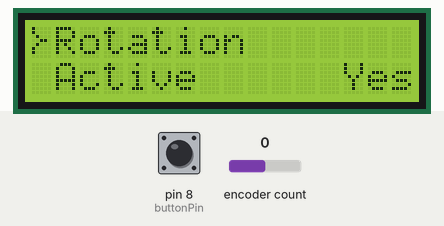
This sketch was run on a simulated Arduino Uno, built with avr-gcc and run on an emulated ATmega328P. Parts: 16×2 character LCD. The test bench sets the inputs (shaded band); at power-on: encoder count 0, pin 8 (buttonPin) HIGH. What the sketch prints to the serial monitor is not drawn.

Above: at 2.3 s.
2.4 s: encoder count set to 1
At 3.3 s:
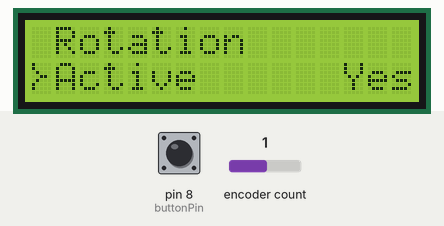
3.9 s: pin 8 (buttonPin) pulled LOW for 0.15 s
At 4.9 s:
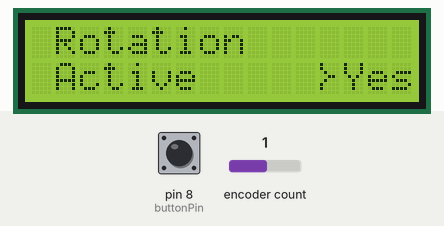
6.0 s: encoder count set to 0
At 6.4 s:
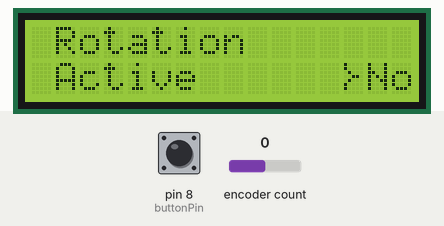
7.5 s: pin 8 (buttonPin) pulled LOW for 0.15 s
At 8.8 s:
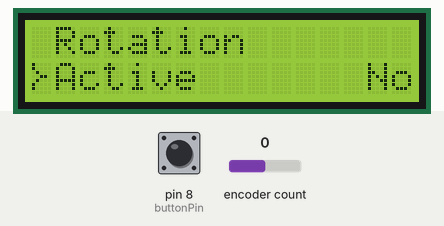
9.6 s: encoder count set to -1
At 10.0 s:
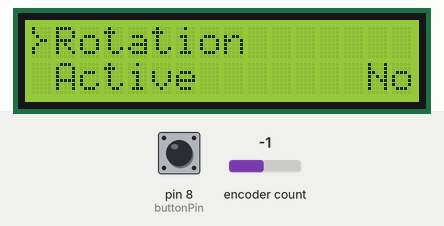
11.1 s: pin 8 (buttonPin) pulled LOW for 0.15 s
At 12.4 s:
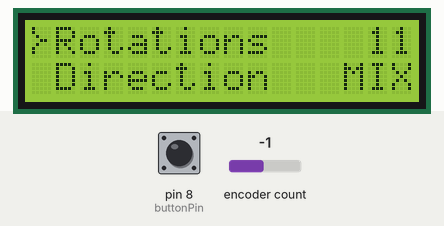
Timing chart, 0 to 14.1 s (numbered marks = the images above; inputs shaded):
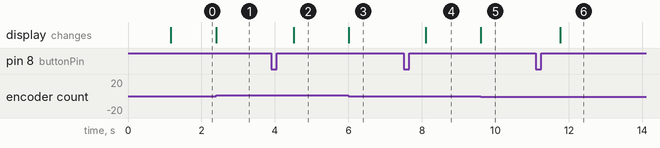

The sketch:

arduino_lcd_v2.ino
```cpp
/*
 * MARK VAN VEGGEL
 * ARDUINO LCD MENU V0.1
 * YOUTUBE.COM/AMPSOURCE
 *
 */

#include <OneButton.h>
#include <Encoder.h>
#include <Wire.h>
#include <LCD.h>
#include <LiquidCrystal_I2C.h>

LiquidCrystal_I2C  lcd(0x3F,2,1,0,4,5,6,7);

// ROTARY ENCODER
long oldPosition  = 0;
int encoderDTpin = 2;
int encoderCLKpin = 3;
Encoder myEnc(encoderDTpin, encoderCLKpin);

int buttonPin = 8;
OneButton button0(buttonPin, true);


// MENU ARRAY
// First number in array = amount of menu items in root layer. Same goes for next layer. (Example: first value in array is 4. This means Layer 0 has 4 menu items. Layer 1 has only 2 menu items.)
// First number infront of menu text is the layer number that item points to. (Example: 1_Rotation points to Layer 1)
// Second number infront of menu text is the number of the value connected to that menu item in the values array. (Example: 15Direction points to position 5 in the values array)

String menu[] = {"4","1__Rotation","056Active","3__Watches","4__Item4",       // Layer 0
                 "3","100Rotations","105Direction","109Speed",                // Layer 1
                 "3","256Active","2__Item2.2","2__Item2.3",                    // Layer 2
                 "4","4__Watch 1","3__Watch 2","3__Watch 3","3__Watch 4",     // Layer 3
                 "2","4__Item3.1.1","4__Item3.1.2"};                          // Layer 4

// VALUES ARRAY
// TYPES, 1 numeric / 2 character value range
// 1 - type,value,increments,min,max
// 2 - type,starting value in options array,lowest value options array,max value options array
int values[] = {1,11,25,50,1450, //0-4 WATCH1
                2,2,0,2,         //5-8
                1,600,25,75,600, //9-13

                1,11,25,50,1450, //14-18 WATCH2
                2,2,0,2,         //19-22
                1,600,25,75,600, //23-27

                1,11,25,50,1450, //28-32 WATCH3
                2,2,0,2,         //33-36
                1,600,25,75,600, //37-41

                1,11,25,50,1450, //42-46 WATCH4
                2,2,0,2,         //47-50
                1,600,25,75,600, //51-55

                2,4,3,4,         //56-59 WATCH1 ACTIVE
                2,4,3,4,         //60-63 WATCH2 ACTIVE
                2,4,3,4,         //64-67 WATCH3 ACTIVE
                2,4,3,4};        //68-71 WATCH4 ACTIVE


String options[] = {"CW","CCW","MIX",
                    "No","Yes"};

// Custom character for LCD.
byte cursor[8] = {
  0b10000,
  0b10000,
  0b01000,
  0b00110,
  0b01000,
  0b10000,
  0b10000,
  0b00000
};

byte watch[8] = {
  0b01110,
  0b01110,
  0b11011,
  0b10001,
  0b10001,
  0b11011,
  0b01110,
  0b01110
};


int currentType = 0;
int value = 0;
int numIncr = 0;
int Min = 0;
int Max = 0;

int currentLayer = 0;
int lastLayer = 99;
int currentLength = menu[0].toInt();
int currentPosition = 0;
int currentSelect = 1;
int currentChange = 0;
String currentPress = "";
float currentlcdLayerFloat = 0;
int currentlcdLayer = 0;
int lastlcdLayer = 0;
int lcdUpdated = 0;
int currentLine = 0;
int cursorLayer = 0;
int cursorPosition = 0;
int valueLength = 0;

/*
int homeScreen = 1;

String currentTime = "00:00:00";
String lastTime = "00:00:00";
String temptime = "00";
String currentDate = "";

int watch1active = values[56] - 3;
int watch2active = values[60] - 3;
int watch3active = values[64] - 3;
int watch4active = values[68] - 3;
int watch1rotations = 0;
int watch2rotations = 0;
int watch3rotations = 0;
int watch4rotations = 0;
int watch1left = values[1];
int watch2left = values[15];
int watch3left = values[29];
int watch4left = values[43];
String temprotationsleft = "";
*/


void setup() {
  Serial.begin(9600);

  // Map rotary button to actions single and doubleclick.
  button0.attachClick(singleClick);
  button0.attachDoubleClick(doubleClick);

  lcd.begin (16,2);
  lcd.setBacklightPin(3,POSITIVE);
  lcd.setBacklight(HIGH);
  lcd.home();

  // Create the custom character.
  lcd.createChar(0, cursor);
  lcd.createChar(1, watch);

  lcd.setCursor (2,0);
  lcd.print("Watch Winder");
  delay(1000);
  clearLine(0);

  // Set the select cursor on the first line.
  cursorLayer = 0;
  lcd.setCursor (0,cursorLayer);
  writeCursor();

}

void loop() {

    // Listen to button presses.
    button0.tick();

    // Listen if the rotary encoder moves.
    rotary_check();

    // Print the LCD menu.
    lcdMenu();

}

void singleClick() {

  // IF current layer number is the same as redirect layer number, we stay on the same layer
  // AND no item is selected in the menu
  // AND the selected item has a redirect to another layer
  if(currentLayer == menu[currentPosition + currentSelect].substring(0,1).toInt() && menu[currentPosition + currentSelect].substring(1,3) != "__" && currentPress == ""){

    currentPress = menu[currentPosition + currentSelect].substring(3);
    currentChange = menu[currentPosition + currentSelect].substring(1,3).toInt();

    Serial.println("Currentpress: " + currentPress);

    currentType = values[currentChange];
    value = values[currentChange + 1];

    // Type select change is numeric
    if(currentType == 1){
      Min = values[currentChange + 3];
      Max = values[currentChange + 4];
      numIncr = values[currentChange + 2];

      Serial.println("Currentvalue: " + String(value));
      Serial.println("Increments: " + String(numIncr));
      Serial.println("Min: " + String(Min));
      Serial.println("Max: " + String(Max));


      valueLength = String(value).length();

    // Type select change is character range
    } else if(currentType == 2){
      Min = values[currentChange + 2];
      Max = values[currentChange + 3];

      Serial.println("Currentvalue: " + options[value]);
      Serial.println("Options: ");

      for (int i=Min; i <= Max; i++){
        Serial.println(options[i]);
      }

      valueLength = options[value].length();

    }

    clearSelect();
    cursorPosition = 15 - valueLength;
    lcd.setCursor(cursorPosition,cursorLayer);
    writeCursor();

  // ELSE IF something is selected in the menu, and the button is pressed again. We deselect the item.
  } else if(currentPress != ""){

    currentValues();
    currentPress = "";
    currentChange = 0;

    clearChar(cursorPosition,cursorLayer);
    lcd.setCursor(0,cursorLayer);
    writeCursor();

  // IF nothing is selected and nothing will be deselected, move to the redirect layer listed in the first position of the array.
  } else {

    currentLayer = menu[currentPosition + currentSelect].substring(0,1).toInt();
    currentSelect = 1;
    currentlcdLayerFloat = 0;
    currentlcdLayer = 0;
    lastlcdLayer = 0;

    clearSelect();
    cursorLayer = 0;
    lcd.setCursor (0,cursorLayer);
    writeCursor();

  }

}

// Reset to layer 0.
void doubleClick() {
  if(currentLayer == 0){
    currentLayer = 0;
    currentSelect = 1;
    currentlcdLayerFloat = 0;
    currentlcdLayer = 0;
    lastlcdLayer = 0;

    clearSelect();
    cursorLayer = 0;

    lcd.clear();
    lcdUpdated = 0;
  }
  if(currentLayer != 0){
    currentLayer = 0;
    currentSelect = 1;
    currentlcdLayerFloat = 0;
    currentlcdLayer = 0;
    lastlcdLayer = 0;

    clearSelect();
    cursorLayer = 0;
    lcd.setCursor (0,cursorLayer);
    writeCursor();
  }
}

void rotary_check(){

  // Constantly read the position of the rotary encoder
  long newPosition = myEnc.read() / 4;

  // IF the new position of the encoder is different then the old position
  if (newPosition != oldPosition) {

    // IF nothing has been selected in the menu
    if(currentPress == ""){

      if(newPosition > oldPosition && currentSelect < currentLength){
        clearSelect();
        currentSelect++;
        currentlcdLayerFloat = currentlcdLayerFloat + 0.5;
        currentlcdLayer = currentlcdLayerFloat;

        cursorSelect();

        lcd.setCursor (0,cursorLayer);
        writeCursor();
        Serial.println("> " + menu[currentPosition + currentSelect].substring(3));

      } else if (newPosition < oldPosition && currentSelect != 1){
        clearSelect();
        currentSelect--;
        currentlcdLayerFloat = currentlcdLayerFloat - 0.5;
        currentlcdLayer = currentlcdLayerFloat;

        cursorSelect();

        lcd.setCursor (0,cursorLayer);
        writeCursor();
        Serial.println("> " + menu[currentPosition + currentSelect].substring(3));

      }

      if(lastlcdLayer != currentlcdLayer){
        lcdUpdated = 0;
      }

      lastlcdLayer = currentlcdLayer;
      oldPosition = newPosition;


    // IF something has been selected in the menu, we are going to change the value of a menu item.
    } else if(currentPress != ""){


      lcd.setCursor(cursorPosition + 1,cursorLayer);
      // IF the new position is HIGHER then the old position
      if(newPosition > oldPosition){
        clearChar(cursorPosition,cursorLayer);

        // IF the selected item has a change type that is NUMERIC.
        // AND the MAXIMUM of the selected item has not been reached.
        // We change the value UPWARDS with the icrements listed in the array.
        // SAME applies for next ELSE IF, just for the change type character. And the next ELSE IF we just go down.
        if(currentType == 1 && value < Max){
            value = value + numIncr;
            values[currentChange + 1] = value;
            Serial.println(value);

            clearValue();
            valueLength = String(value).length();
            cursorPosition = 15 - valueLength;
            lcd.setCursor(cursorPosition + 1,cursorLayer);
            lcd.print(value);
          }

        if(currentType == 2 && value < Max){
            value++;
            values[currentChange + 1] = value;
            Serial.println(options[value]);

            clearValue();
            valueLength = options[value].length();
            cursorPosition = 15 - valueLength;
            lcd.setCursor(cursorPosition + 1,cursorLayer);
            lcd.print(options[value]);
          }
          lcd.setCursor(cursorPosition,cursorLayer);
          writeCursor();

      } else {
        clearChar(cursorPosition,cursorLayer);

        if(currentType == 1 && value > Min){
          value = value - numIncr;
          values[currentChange + 1] = value;
          Serial.println(value);

          clearValue();
          valueLength = String(value).length();
          cursorPosition = 15 - valueLength;
          lcd.setCursor(cursorPosition + 1,cursorLayer);
          lcd.print(value);
        }

        if(currentType == 2 && value > Min){
            value--;
            values[currentChange + 1] = value;
            Serial.println(options[value]);

            clearValue();
            valueLength = options[value].length();
            cursorPosition = 15 - valueLength;
            lcd.setCursor(cursorPosition + 1,cursorLayer);
            lcd.print(options[value]);
          }
          lcd.setCursor(cursorPosition,cursorLayer);
          writeCursor();

      }


      oldPosition = newPosition;
    } else {
      oldPosition = newPosition;
    }


  }
}

void lcdMenu(){
  if (lastLayer != currentLayer || lcdUpdated == 0){

    currentLength = menu[0].toInt();
    currentPosition = 0;

    for (int i=0; i < currentLayer; i++){
      currentPosition = (menu[currentPosition].toInt() + 1) + currentPosition;
      currentLength = menu[currentPosition].toInt();
    }

    clearMenu();
    int tempPosition = currentPosition;

    if(currentlcdLayer != 0){

      currentPosition = currentPosition + (currentlcdLayer * 2);
    }

    Serial.println("LCD-------------");

    for (int i=1; i <= 2; i++){
      lcd.setCursor (1,i - 1);
      lcd.print(menu[currentPosition + i].substring(3));

      currentType = 0;
      value = values[menu[currentPosition + i].substring(1,3).toInt() + 1];
      String tempvalue = "";

      if(menu[currentPosition + i].substring(1,3) != "__" && menu[currentPosition + i].substring(1,3) != ""){
        currentType = values[menu[currentPosition + i].substring(1,3).toInt()];
        if(currentType == 1){
          lcd.setCursor (16 - String(value).length(),i - 1);
          lcd.print(value);
          tempvalue = " "+ String(value);
        }else if(currentType == 2){
          lcd.setCursor (16 - options[value].length(),i - 1);
          lcd.print(options[value]);
          tempvalue = " "+ options[value];
        }

      }

      Serial.println(menu[currentPosition + i].substring(3) + tempvalue);
    }
    Serial.println("----------------");

    currentPosition = tempPosition;
    lastLayer = currentLayer;
    lcdUpdated = 1;

    /**
    Serial.println("Layer " + String(currentLayer + 1));
    Serial.println("Layer length " + String(currentLength));
    Serial.println("Layer position " + String(currentPosition));
    **/

  }
}


void currentValues(){

  Serial.println("Currentpress: " + currentPress);

  if(currentType == 1){
      Serial.println("Currentvalue: " + String(value));
      Serial.println("Increments: " + String(numIncr));
      Serial.println("Min: " + String(Min));
      Serial.println("Max: " + String(Max));

    } else if(currentType == 2){
      Serial.println("Currentvalue: " + options[value]);
      Serial.println("Options: ");

      for (int i=Min; i <= Max; i++){
        Serial.println(options[i]);
      }
    }
}

void clearChar(int charPosition, int line){
  lcd.setCursor (charPosition,line);
  lcd.print(" ");
}

void clearLine(int line){
  lcd.setCursor (0,line);
  lcd.print("                ");
}

void clearMenu(){
  lcd.setCursor (1,0);
  lcd.print("               ");
  lcd.setCursor (1,1);
  lcd.print("               ");
}

void clearSelect(){
  lcd.setCursor (0,0);
  lcd.print(" ");
  lcd.setCursor (0,1);
  lcd.print(" ");
}

void cursorSelect(){
  switch (currentSelect){
          case 1:
            cursorLayer = 0;
            break;
          case 2:
            cursorLayer = 1;
            break;
          case 3:
            cursorLayer = 0;
            break;
          case 4:
            cursorLayer = 1;
            break;
          case 5:
            cursorLayer = 0;
            break;
          case 6:
            cursorLayer = 1;
            break;
        }
}

void writeCursor(){
  lcd.write(byte(0));
}

void clearValue(){
  for (int i = 16 - valueLength; i <= 16; i++){
        lcd.setCursor (i,cursorLayer);
        lcd.print(" ");
      }


}
```

Measured:
- after the input at 2.4 s, the display: changes at once (image 1)
- after the input at 3.9 s, the display: changes after 0.61 s (image 2)
- after the input at 6.0 s, the display: changes at once (image 3)
- after the input at 7.5 s, the display: changes after 0.60 s (image 4)
- after the input at 9.6 s, the display: changes at once (image 5)
- after the input at 11.1 s, the display: changes after 0.66 s (image 6)
